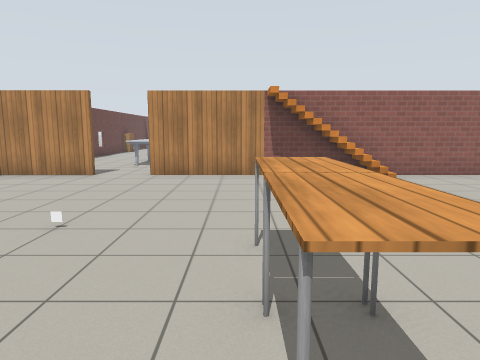
view 1 (above)

12 first-person views from a walk through a Gazebo world. The camera is 1.3 m above the floor, tilts 8° down and sees 70° across. The floor is counted in squares, 1 m on a side. Each view is taken from the middle of a square. On the plan, view 1 faces up. The plan holds only what a view shows up to about 15 squares ahead; the rest is blank. The robots in the file are not drawn. Simple patterns stand in for the simulator's built-in surfaces.

view 2
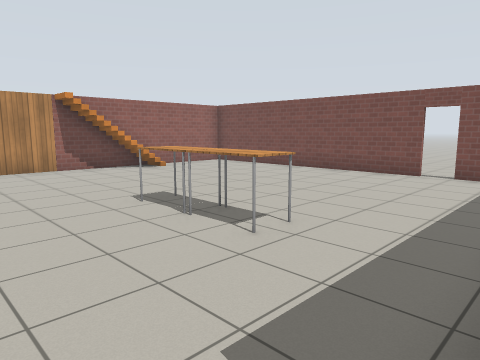

view 3
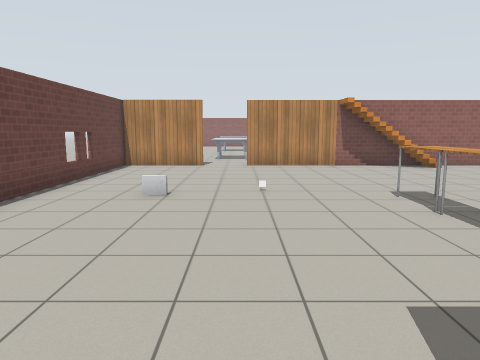

view 4
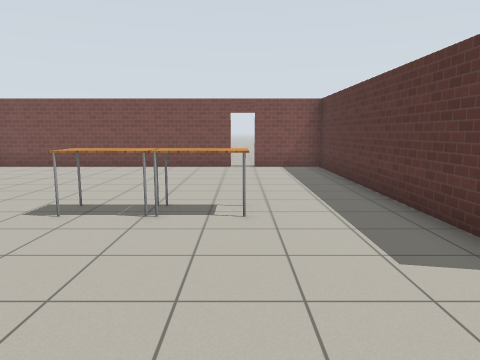

view 5
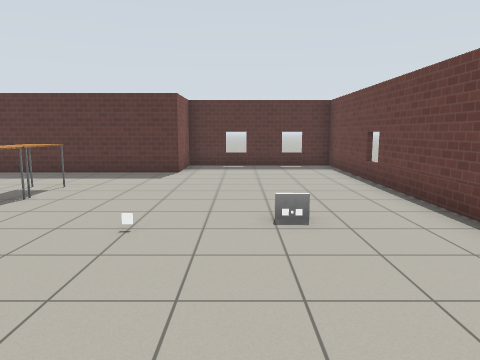

view 6
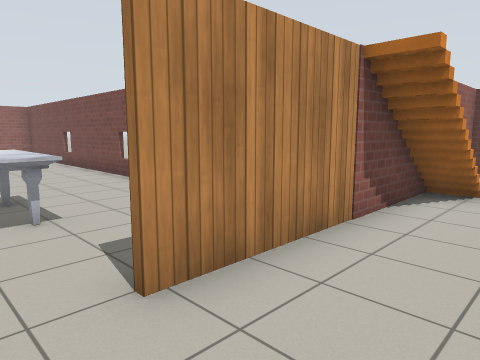

view 7
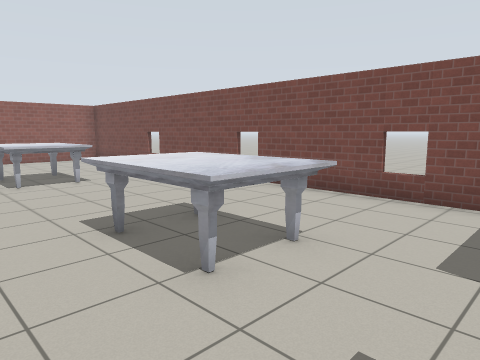

view 8
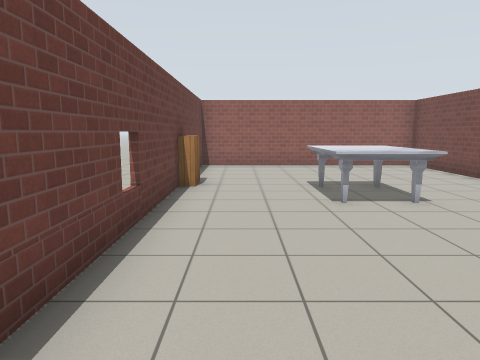

view 9
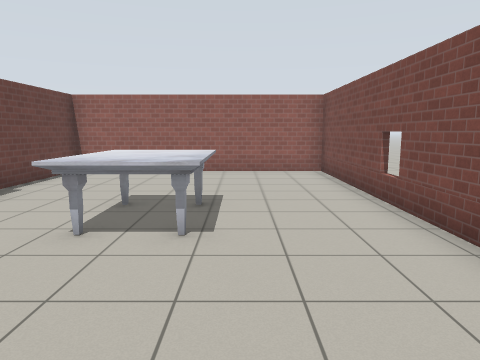

view 10
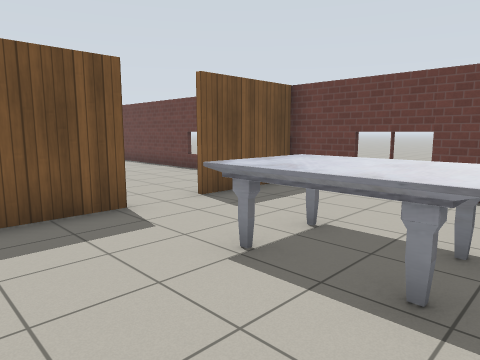

view 11
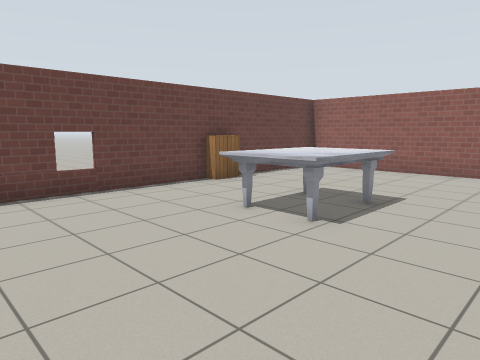

view 12
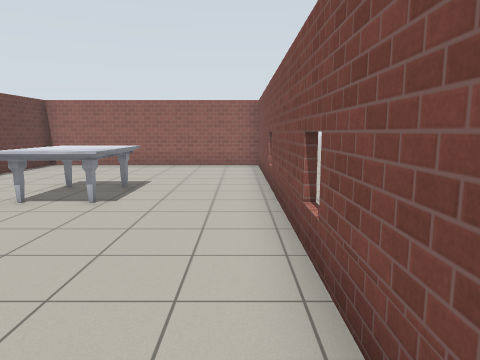

### Floor plan
Ten units are one square. View 1 is at (0, 0); x grows to the right and y downward. Boxes are objects, and circles mark ways between rooms. Rooms are numbered by the first view taken in them; rooms with no view inside come last. Other rooms are left out.
<svg viewBox="-80 -279 165 327">
<path fill="none" stroke="#000" d="M-44 -104 -75 -104M78 -13 78 -104 -27 -104M-75 -101 -75 43 -20 43 -20 20 78 20 78 -5M-75 -215 -75 -101M7 -121 7 -274 -75 -274 -75 -234M-27 -105 -9 -105M-75 -105 -44 -105"/>
<rect x="-55" y="-45" width="10" height="10" fill="#bbb"><title>other object</title></rect>
<rect x="-25" y="-55" width="10" height="10" fill="#bbb"><title>other object</title></rect>
<rect x="-5" y="-25" width="20" height="20" fill="#bbb"><title>table</title></rect>
<rect x="-5" y="-45" width="20" height="20" fill="#bbb"><title>table</title></rect>
<rect x="15" y="-95" width="10" height="10" fill="#bbb"><title>stairs</title></rect>
<rect x="-45" y="-155" width="20" height="30" fill="#bbb"><title>marble table</title></rect>
<rect x="-45" y="-225" width="20" height="30" fill="#bbb"><title>marble table</title></rect>
<circle cx="-35" cy="-100" r="3" fill="#2a7"/>
<text x="0" y="-40">1</text>
<text x="-30" y="-190">2</text>
</svg>
Room 1 opens to room 2.

Where each view was taken, in squares from view 1:
view 1: 0 up, 0 right, facing up
view 2: 2 down, 3 left, facing up-right
view 3: 3 down, 3 left, facing up
view 4: 1 up, 5 left, facing right
view 5: 9 up, 4 left, facing down
view 6: 8 up, 4 left, facing up-right
view 7: 11 up, 6 left, facing up-right
view 8: 14 up, 6 left, facing up
view 9: 16 up, 2 left, facing up
view 10: 16 up, 0 right, facing down-left
view 11: 16 up, 0 right, facing up-left
view 12: 14 up, 0 right, facing up
